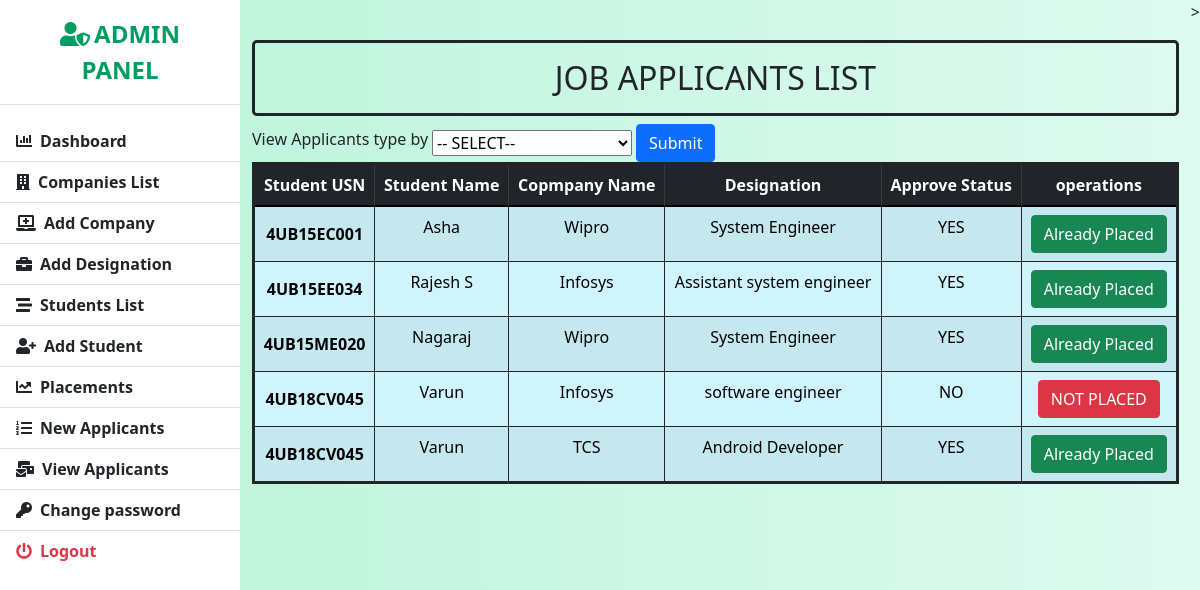
Screenshot of /admin/view_applicants.php with the database file from the repository.
### tables this page shows
CREATE TABLE `applicants` (
  `s_usn` varchar(10) NOT NULL,
  `comp_id` int(11) NOT NULL,
  `designation_id` int(11) NOT NULL,
  `is_approved` varchar(3) DEFAULT NULL,
  `is_placed` varchar(3) DEFAULT NULL,
  `updated_at` timestamp NOT NULL DEFAULT current_timestamp() ON UPDATE current_timestamp()
);

CREATE TABLE `student` (
  `s_usn` varchar(10) NOT NULL,
  `s_name` varchar(20) NOT NULL,
  `s_email` varchar(30) NOT NULL,
  `s_password` varchar(20) NOT NULL,
  `s_phone` varchar(10) NOT NULL,
  `s_image` varchar(250) NOT NULL
);

CREATE TABLE `company` (
  `comp_id` int(11) NOT NULL,
  `comp_name` varchar(20) NOT NULL,
  `address` varchar(30) NOT NULL,
  `email` varchar(30) NOT NULL,
  `image` varchar(250) DEFAULT NULL,
  `description` varchar(5000) NOT NULL
);

CREATE TABLE `comp_designation` (
  `comp_id` int(11) NOT NULL,
  `designation_id` int(11) NOT NULL,
  `designation` varchar(50) NOT NULL,
  `description` varchar(100) NOT NULL,
  `package` float NOT NULL,
  `min_cgpa` float NOT NULL
);

### admin/view_applicants.php (the view, shortened to what this page needs)
<?php include '../includes/header.php'; ?>
<h2 class="mt-3 text-center p-3 border border-3 border-dark rounded-3">JOB APPLICANTS LIST</h2>
<div>
    <form action="view_applicants.php" method="post" class="d-flex justify-content-between align-items-center w-50">
        <label for="applicanttype" class="form-label">View Applicants type by</label>
        <select name="list" id="applicanttype" style="width:200px;">
            <option selected> -- SELECT-- </option>
        </select>
        <button type="submit" class="btn btn-primary">Submit</button>
    </form>
</div>
<table class="table table-striped table-info table-bordered border border-3 rounded-3 border-dark text-center">
    <thead class="table-dark bg-opacity-50">
        <tr>
            <th scope="col">Student USN</th>
            <th scope="col">Student Name</th>
            <th scope="col">Copmpany Name</th>
            <th scope="col">Designation</th>
            <th scope="col">Approve Status</th>
            <th scope="col">operations</th>
        </tr>
    </thead>
    <tbody>
        <?php
                include '../connection.php';
                $sql = "select a.s_usn, s.s_name, c.comp_name, cd.designation,c.comp_id, a.designation_id, a.is_approved, a.is_placed from applicants a, company c, comp_designation cd, student s, student_report sr where a.comp_id=c.comp_id and c.comp_id=cd.comp_id and a.designation_id=cd.designation_id and a.s_usn=s.s_usn and s.s_usn=sr.s_usn and a.is_approved is not null";
                $result = mysqli_query($conn, $sql);
                while($row = mysqli_fetch_assoc($result)){
                    echo '<tr>
                            <th scope="row">'.$row['s_usn'].'</th>
                            <td>'.$row['s_name'].'</td>
                            <td>'.$row['comp_name'].'</td>
                            <td>'.$row['designation'].'</td>
                            <td>'.$row['is_approved'].'</td>';
                    if($row['is_placed']=='NO' && $row['is_approved']=='YES'){
                        echo '<td>
                                <button class="btn btn-primary"><a href="update_placement.php?usn='.$row['s_usn'].'&placed=true&cid='.$row['comp_id'].'&did='.$row['designation_id'].'" class="text-white text-decoration-none">UPDATE PLACED</a></button>
                            </td>';
                    }
                    elseif($row['is_approved']=='NO'){
                        echo '<td><button class="btn btn-danger">NOT PLACED</button></td>';
                    }else{
                        echo '<td><button class="btn btn-success">Already Placed </button></td>';
                    }
                    echo '</tr>';
                }
            ?>
    </tbody>
</table>
<?php include '../includes/footer.php'; ?>

### css/admin_dashboard.css (style rules this page uses)
:root { --main-bg-color: #009d63; --main-text-color: #009d63; --second-text-color: #bbbec5; --second-bg-color: #c1efde; }

### includes/header.php (style rules this page uses)
* { margin: 0; padding: 0; box-sizing: border-box; }
th { vertical-align: middle; }

### rows the page displays
applicants: s_usn "4UB15EC001", s_usn.s_name "Asha", comp.comp_name "Wipro", comp_designation.designation "System Engineer", is_approved "YES", is_placed "Already Placed"
applicants: s_usn "4UB15EE034", s_usn.s_name "Rajesh S", comp.comp_name "Infosys", comp_designation.designation "Assistant system engineer", is_approved "YES", is_placed "Already Placed"
applicants: s_usn "4UB15ME020", s_usn.s_name "Nagaraj", comp.comp_name "Wipro", comp_designation.designation "System Engineer", is_approved "YES", is_placed "Already Placed"
applicants: s_usn "4UB18CV045", s_usn.s_name "Varun", comp.comp_name "Infosys", comp_designation.designation "software engineer", is_approved "NO", is_placed "NOT PLACED"
applicants: s_usn "4UB18CV045", s_usn.s_name "Varun", comp.comp_name "TCS", comp_designation.designation "Android Developer", is_approved "YES", is_placed "Already Placed"
